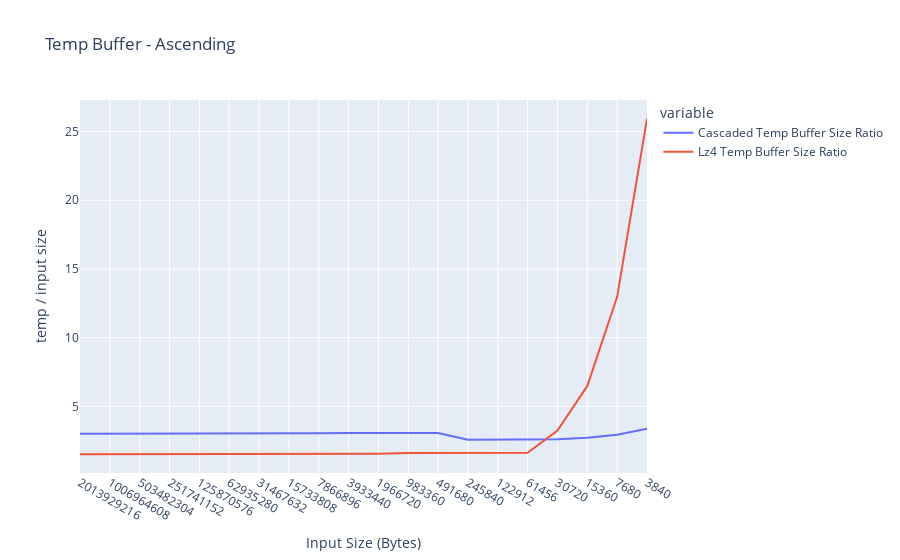

Source (notebook cell):
### Code cell
import plotly.express as px
title = 'Temp Buffer - ' + TARGET
fig = px.line(df, x='Input Size (Bytes)',
              y=[
                  'Cascaded Temp Buffer Size Ratio',
                  'Lz4 Temp Buffer Size Ratio'
              ],
              labels={'value': 'temp / input size'},
              title=title)
fig.update_xaxes(type='category')
fig.show()

### Figure 1 — Plotly figure (JSON) as saved in the notebook; plotly's stock layout.template omitted (floating-point values rounded to 4 significant figures)
{"data": [{"hovertemplate": "variable=Cascaded Temp Buffer Size Ratio<br>Input Size (Bytes)=%{x}<br>temp / input size=%{y}<extra></extra>", "legendgroup": "Cascaded Temp Buffer Size Ratio", "line": {"color": "#636efa", "dash": "solid"}, "marker": {"symbol": "circle"}, "mode": "lines", "name": "Cascaded Temp Buffer Size Ratio", "orientation": "v", "showlegend": true, "type": "scatter", "x": [2013929216, 1006964608, 503482304, 251741152, 125870576, 62935280, 31467632, 15733808, 7866896, 3933440, 1966720, 983360, 491680, 245840, 122912, 61456, 30720, 15360, 7680, 3840], "xaxis": "x", "y": [3.005, 3.005, 3.005, 3.005, 3.005, 3.005, 3.008, 3.017, 3.033, 3.063, 3.063, 3.064, 3.065, 2.567, 2.571, 2.58, 2.608, 2.717, 2.934, 3.368], "yaxis": "y"}, {"hovertemplate": "variable=Lz4 Temp Buffer Size Ratio<br>Input Size (Bytes)=%{x}<br>temp / input size=%{y}<extra></extra>", "legendgroup": "Lz4 Temp Buffer Size Ratio", "line": {"color": "#EF553B", "dash": "solid"}, "marker": {"symbol": "circle"}, "mode": "lines", "name": "Lz4 Temp Buffer Size Ratio", "orientation": "v", "showlegend": true, "type": "scatter", "x": [2013929216, 1006964608, 503482304, 251741152, 125870576, 62935280, 31467632, 15733808, 7866896, 3933440, 1966720, 983360, 491680, 245840, 122912, 61456, 30720, 15360, 7680, 3840], "xaxis": "x", "y": [1.505, 1.505, 1.505, 1.505, 1.505, 1.506, 1.507, 1.51, 1.517, 1.529, 1.555, 1.605, 1.606, 1.608, 1.613, 1.621, 3.243, 6.486, 12.97, 25.94], "yaxis": "y"}], "layout": {"autosize": true, "legend": {"title": {"text": "variable"}, "tracegroupgap": 0}, "title": {"text": "Temp Buffer - Ascending"}, "xaxis": {"anchor": "y", "autorange": true, "domain": [0, 1], "range": [0, 19], "title": {"text": "Input Size (Bytes)"}, "type": "category"}, "yaxis": {"anchor": "x", "autorange": true, "domain": [0, 1], "range": [0.1468, 27.3], "title": {"text": "temp / input size"}, "type": "linear"}}}
